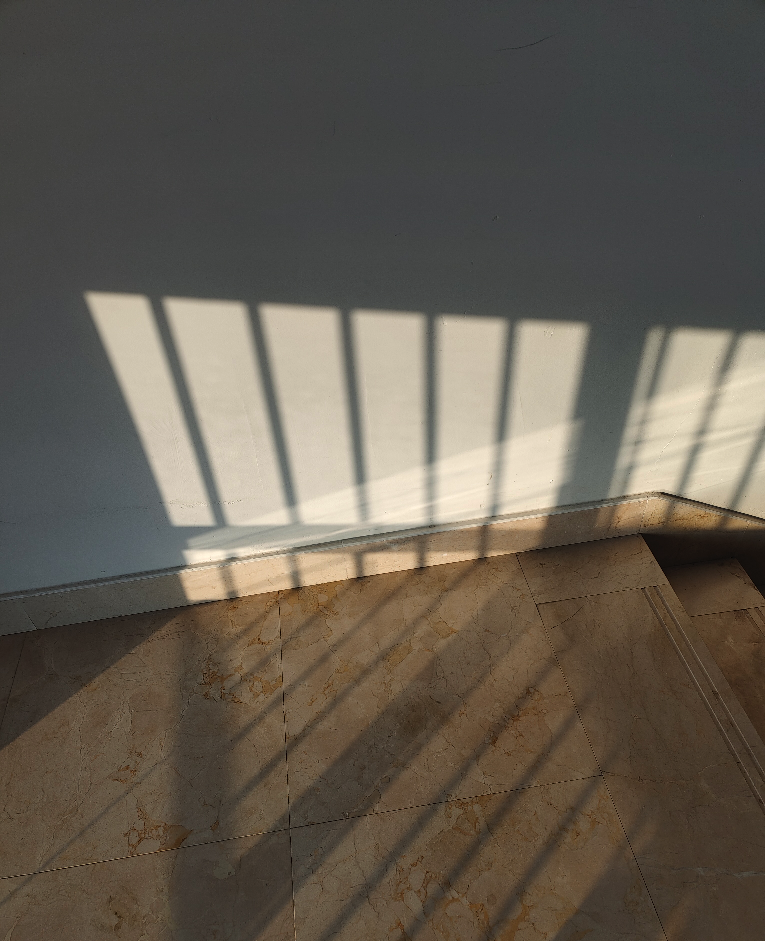
#> input picture hw2/3/25.jpg, 765 x 941 px, found by its file name
$ python '去阴影.py'
#> lines starting #> are read from the running program, lines starting #| are printed output that depends on the picture; after the words box and inside, x2 and y2 are one past the last pixel; in counts of white or black regions, pixels touching at a corner belong together
#> in process_image_file, org_image is the input picture: shape (941, 765, 3); mean B, G, R 80.2, 91.3, 99
import cv2 as cv
import numpy as np
from skimage import measure
from matplotlib import pyplot as plt

from typing import Tuple, List


# Applies median filtering over given point
def median_filter(img: np.ndarray, point: np.ndarray,
                  filter_size: int) -> List:
    indices = [[x, y] for x in range(point[1] - filter_size // 2, point[1] +
                                     filter_size // 2 + 1)
               for y in range(point[0] - filter_size // 2, point[0] +
                              filter_size // 2 + 1)]

    indices = list(
        filter(
            lambda x: not (x[0] < 0 or x[1] < 0 or x[0] >= img.shape[0] or x[1]
                           >= img.shape[1]), indices))

    pixel_values = [0, 0, 0]

    # Find the median of pixel values
    for channel in range(3):
        pixel_values[channel] = list(img[index[0], index[1], channel]
                                     for index in indices)
    pixel_values = list(np.median(pixel_values, axis=1))

    return pixel_values


# Applies median filtering on given contour pixels, the filter size is adjustable
def edge_median_filter(img: np.ndarray,
                       contours_list: tuple,
                       filter_size: int = 7) -> np.ndarray:
    temp_img = np.copy(img)

    for partition in contours_list:
        for point in partition:
            temp_img[point[0][1]][point[0][0]] = median_filter(
                img, point[0], filter_size)

    return cv.cvtColor(temp_img, cv.COLOR_HSV2BGR)


def display_region(org_image: np.ndarray, shadow_clear_image: np.ndarray,
                   label: int, label_region: np.ndarray,
                   contours: tuple) -> None:
    # For debugging, cut the current shadow region from the image
    reverse_mask = cv.cvtColor(cv.bitwise_not(label_region), cv.COLOR_GRAY2BGR)
    img_w_hole = org_image & reverse_mask

    temp_filter = cv.cvtColor(label_region, cv.COLOR_GRAY2BGR)
    cv.drawContours(temp_filter, contours, -1, (255, 0, 0), 3)

    fig, axes = plt.subplots(2, 2)

    ax = axes.ravel()

    plt.title(f"Shadow Region {label}")

    ax[0].imshow(cv.cvtColor(org_image, cv.COLOR_BGR2RGB))
    ax[0].set_title("Original Image")

    ax[1].imshow(cv.cvtColor(temp_filter, cv.COLOR_BGR2RGB))
    ax[1].set_title("Shadow Region")

    ax[2].imshow(cv.cvtColor(img_w_hole, cv.COLOR_BGR2RGB))
    ax[2].set_title("Shadow Region Cut")

    ax[3].imshow(cv.cvtColor(shadow_clear_image, cv.COLOR_BGR2RGB))
    ax[3].set_title("Corrected Image")

    plt.tight_layout()
    plt.show()


# [26 lines left out: function correct_region_lab, not called in this run]


def correct_region_bgr(org_img: np.ndarray, shadow_clear_img: np.ndarray,
                       shadow_indices: np.ndarray,
                       non_shadow_indices: np.ndarray) -> np.ndarray:
    # Calculate average BGR values in current shadow region and non-shadow areas
    shadow_average_bgr = np.mean(org_img[shadow_indices[0],
                                         shadow_indices[1], :],
                                 axis=0)

    # Get the average BGR from border areas
    border_average_bgr = np.mean(org_img[non_shadow_indices[0],
                                         non_shadow_indices[1], :],
                                 axis=0)
    bgr_ratio = border_average_bgr / shadow_average_bgr

    # Adjust BGR
    shadow_clear_img[shadow_indices[0], shadow_indices[1]] = np.uint8(
        shadow_clear_img[shadow_indices[0], shadow_indices[1]] * bgr_ratio)

    return shadow_clear_img


def process_regions(org_image: np.ndarray, mask: np.ndarray,
                    lab_adjustment: bool, shadow_dilation_kernel_size: int,
                    shadow_dilation_iteration: int, shadow_size_threshold: int,
                    verbose: bool) -> np.ndarray:
    lab_img = cv.cvtColor(org_image, cv.COLOR_BGR2LAB)
    shadow_clear_img = np.copy(
        org_image)  # Used for constructing corrected image

    # We need connected components
    # Initialize the labels of the blobs in our binary image
    labels = measure.label(mask)

    non_shadow_kernel_size = (shadow_dilation_kernel_size,
                              shadow_dilation_kernel_size)
    non_shadow_kernel = cv.getStructuringElement(cv.MORPH_ELLIPSE,
                                                 non_shadow_kernel_size)

    CHANNEL_MAX = 255

    # Now, we will iterate over each label's pixels
    for label in np.unique(labels):
        if not label == 0:
            temp_filter = np.zeros(mask.shape, dtype="uint8")
            temp_filter[labels == label] = CHANNEL_MAX

            # Only consider blobs with size above threshold
            if cv.countNonZero(temp_filter) >= shadow_size_threshold:
                shadow_indices = np.where(temp_filter == CHANNEL_MAX)

                non_shadow_temp_filter = cv.dilate(
                    temp_filter,
                    non_shadow_kernel,
                    iterations=shadow_dilation_iteration)

                # Get the new set of indices and remove shadow indices from them
                non_shadow_temp_filter = cv.bitwise_xor(
                    non_shadow_temp_filter, temp_filter)
                non_shadow_indices = np.where(
                    non_shadow_temp_filter == CHANNEL_MAX)

                # Contours are used for extracting the edges of the current shadow region
                contours, hierarchy = cv.findContours(temp_filter,
                                                      cv.RETR_TREE,
                                                      cv.CHAIN_APPROX_SIMPLE)

                if lab_adjustment:
                    shadow_clear_img = correct_region_lab(
                        lab_img, shadow_clear_img, shadow_indices,
                        non_shadow_indices)
                else:
                    shadow_clear_img = correct_region_bgr(
                        org_image, shadow_clear_img, shadow_indices,
                        non_shadow_indices)

                # Then apply median filtering over edges to smooth them
                # At least on the images I tried, this doesn't work as intended.
                # It is possible that this is the result of using a high frequency image only

                # Image is converted to HSV before filtering, as BGR components of the image
                # is more interconnected, therefore filtering each channel independently wouldn't be correct
                shadow_clear_img = edge_median_filter(
                    cv.cvtColor(shadow_clear_img, cv.COLOR_BGR2HSV), contours)
                if verbose:
                    display_region(org_image, shadow_clear_img, label,
                                   temp_filter, contours)

    return shadow_clear_img


def calculate_mask(org_image: np.ndarray,
                   region_adjustment_kernel_size: int) -> np.ndarray:
#> called with region_adjustment_kernel_size = 10
    lab_img = cv.cvtColor(org_image, cv.COLOR_BGR2LAB)
#> lab_img: shape (941, 765, 3); mean of channels 0, 1, 2 98.3, 129.3, 135.5

    # Calculate the mean values of A and B across all pixels
    means = [np.mean(lab_img[:, :, i]) for i in range(3)]
#> means = [98.31, 129.3, 135.5]
    thresholds = [means[i] - (np.std(lab_img[:, :, i]) / 3) for i in range(3)]
#> thresholds = [82.26, 128.4, 133]

    # If mean is below 256 (which is I think the max value for a channel)
    channel_max = 256

    # Apply threshold using only L
    if sum(means[1:]) <= channel_max:
        mask = cv.inRange(lab_img, (0, 0, 0),
                          (thresholds[0], channel_max, channel_max))
    else:  # Else, also consider B channel
        mask = cv.inRange(lab_img, (0, 0, 0),
                          (thresholds[0], channel_max, thresholds[2]))
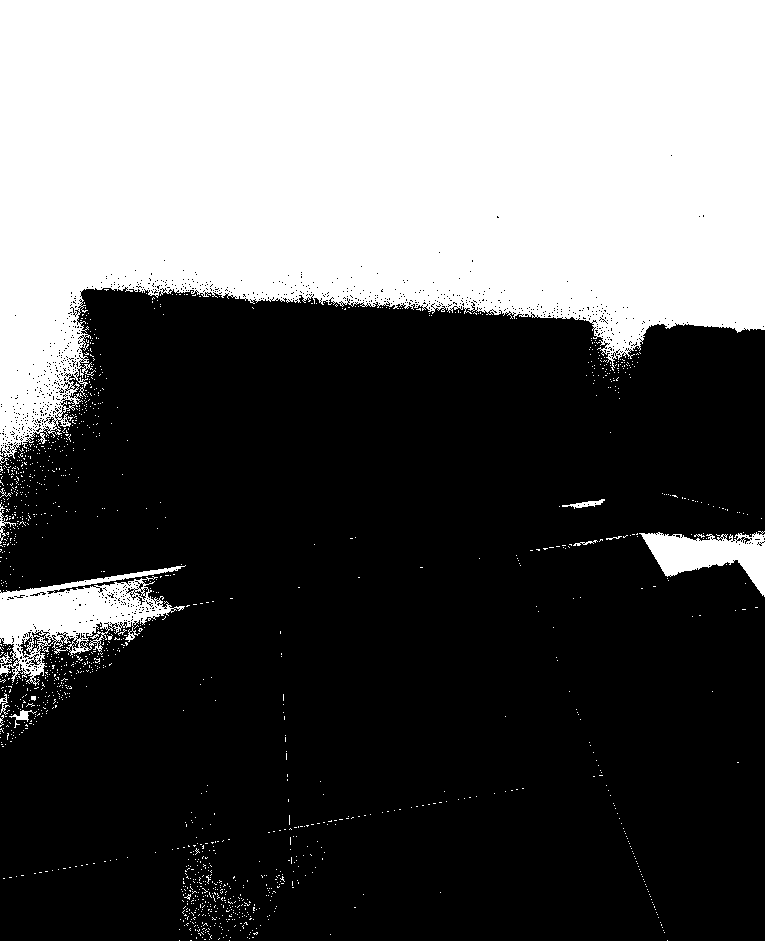
#> mask: shape (941, 765); 36.5% white; 1425 white regions (1412 under 20 px), largest, box (x1, y1, x2, y2) and area: (0, 0, 765, 459) 246579, (0, 565, 186, 686) 8777, (639, 531, 765, 597) 3944

    kernel_size = (region_adjustment_kernel_size,
                   region_adjustment_kernel_size)
    kernel = cv.getStructuringElement(cv.MORPH_ELLIPSE, kernel_size)
    cv.morphologyEx(mask, cv.MORPH_CLOSE, kernel, mask)
    cv.morphologyEx(mask, cv.MORPH_OPEN, kernel, mask)
#> mask: shape (941, 765); 39.1% white; 5 white regions, box (x1, y1, x2, y2) and area: (0, 0, 765, 561) 256585, (0, 572, 173, 748) 16231, (184, 844, 260, 941) 4158, (647, 533, 765, 594) 4152, (219, 934, 232, 941) 78

    return mask


def remove_shadows(org_image: np.ndarray, lab_adjustment: bool,
                   region_adjustment_kernel_size: int,
                   shadow_dilation_iteration: int,
                   shadow_dilation_kernel_size: int,
                   shadow_size_threshold: int,
                   verbose: bool) -> Tuple[np.ndarray, np.ndarray]:
    mask = calculate_mask(org_image, region_adjustment_kernel_size)

    shadow_clear_img = process_regions(org_image, mask, lab_adjustment,
                                       shadow_dilation_kernel_size,
                                       shadow_dilation_iteration,
                                       shadow_size_threshold, verbose)
#> in process_regions, `labels = measure.label(mask)`:
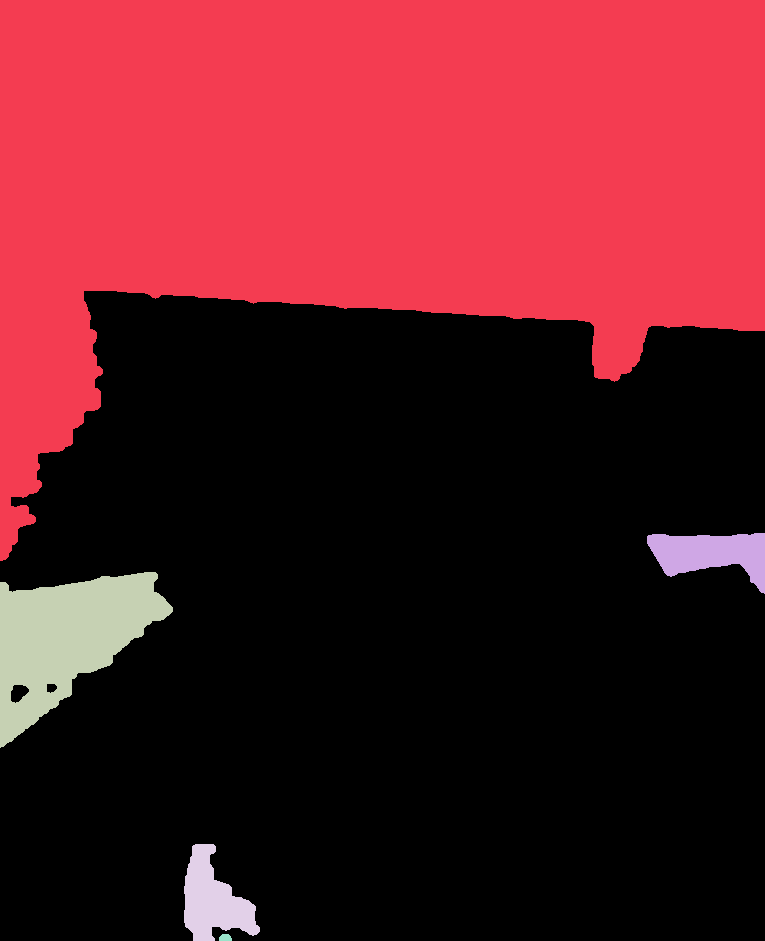
#> labels: shape (941, 765) int64; 6 distinct labels, from 0 to 5; one colour per label, 0 black
#> the loop in process_regions, `for label in np.unique(labels):` made 6 passes
#> pass 2, in process_regions, `shadow_clear_img = correct_region_bgr( org_image, shadow_clear_img, sh..`:
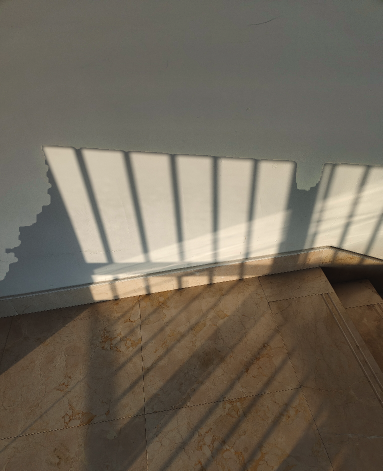
#> shadow_clear_img: shape (941, 765, 3) (shown at 1/2 size); mean B, G, R 90.7, 104.6, 113.3
#> pass 2, in display_region, `reverse_mask = cv.cvtColor(cv.bitwise_not(label_region), cv.COLOR_GRAY..`:
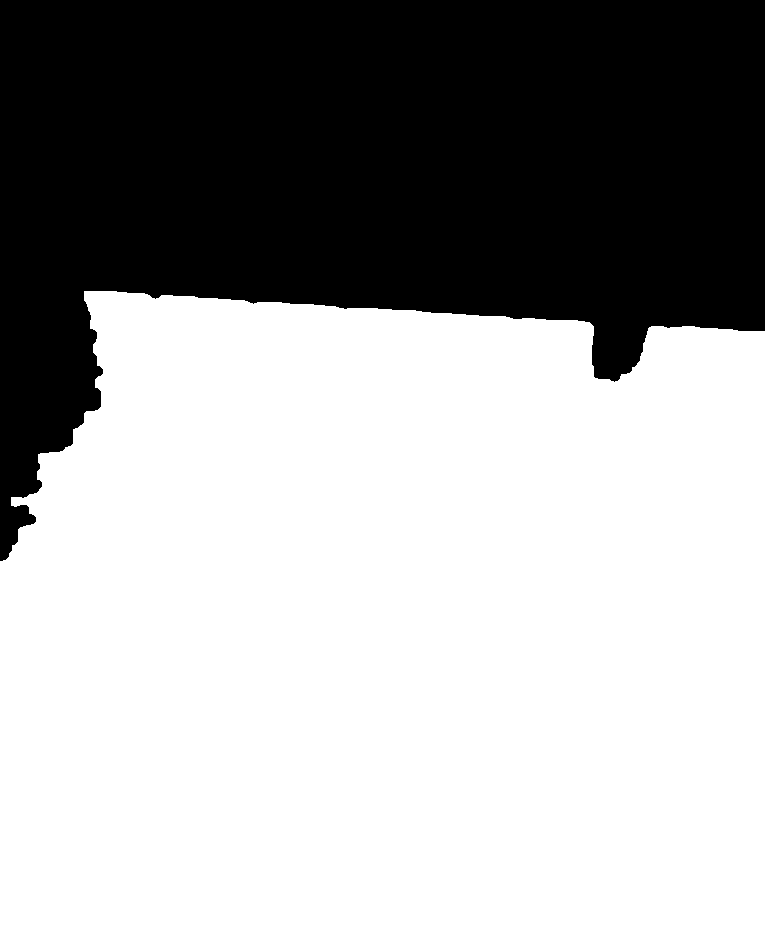
#> reverse_mask: shape (941, 765, 3); 64.4% white; 1 black region, box (x1, y1, x2, y2) and area: (0, 0, 765, 561) 256585
#> after the loop in process_regions, `for label in np.unique(labels):`:
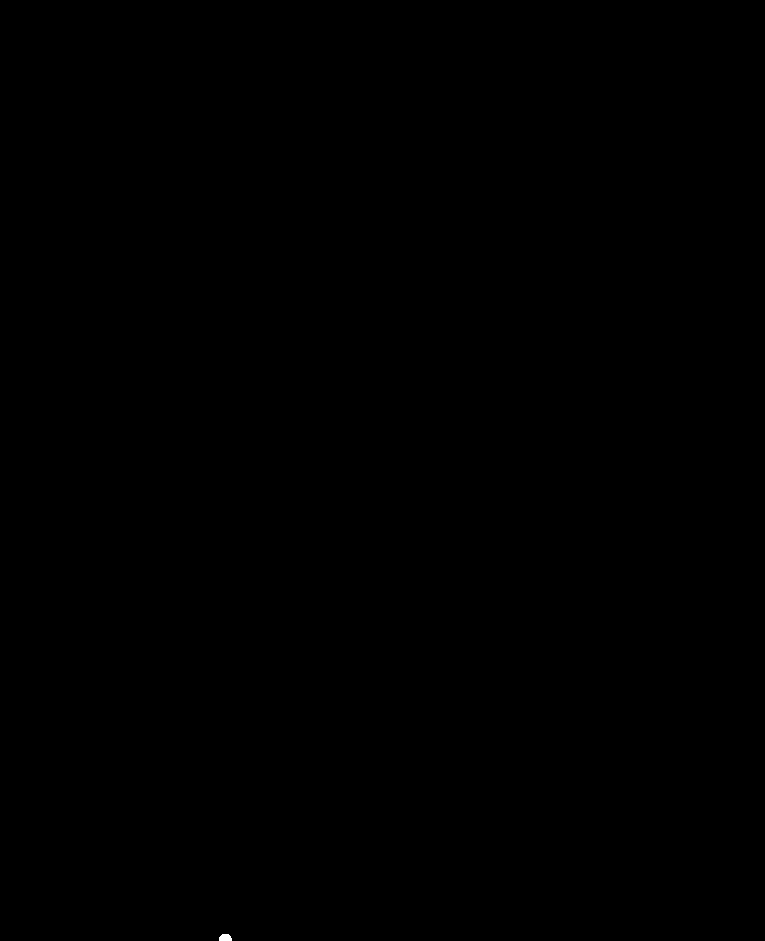
#> temp_filter: shape (941, 765); 0.01% white; 1 white region, box (x1, y1, x2, y2) and area: (219, 934, 232, 941) 78

    mask = cv.cvtColor(mask, cv.COLOR_GRAY2RGB)

    return shadow_clear_img, mask


def process_image_file(
        img_name,
        save=False,
        lab_adjustment=False,
        region_adjustment_kernel_size=10,
        shadow_dilation_kernel_size=5,
        shadow_dilation_iteration=3,
        shadow_size_threshold=2500,
        verbose=False) -> Tuple[np.ndarray, np.ndarray, np.ndarray]:
    org_image = cv.imread(img_name)
    print("Read the image {}".format(img_name))

    shadow_clear, mask = remove_shadows(org_image,
                                        lab_adjustment,
                                        region_adjustment_kernel_size,
                                        shadow_dilation_iteration,
                                        shadow_dilation_kernel_size,
                                        shadow_size_threshold,
                                        verbose=verbose)

    _, axes = plt.subplots(1, 3)
    ax = axes.ravel()

    plt.title("Final Results")

    ax[0].imshow(cv.cvtColor(org_image, cv.COLOR_BGR2RGB))
    ax[0].set_title("Original Image")

    ax[1].imshow(cv.cvtColor(mask, cv.COLOR_BGR2RGB))
    ax[1].set_title("Shadow Regions")

    ax[2].imshow(cv.cvtColor(shadow_clear, cv.COLOR_BGR2RGB))
    ax[2].set_title("Corrected Image")

    plt.tight_layout()
    plt.show()
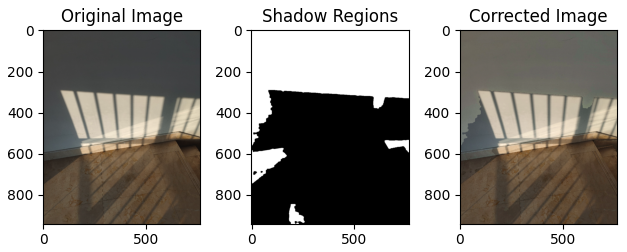
#> figure drawn by matplotlib, 3 panels

    if save:
        f_name = img_name[:img_name.index(".")] + "_shadowClear" + img_name[
            img_name.index("."):]
        cv.imwrite(f_name, shadow_clear)
        print("Saved result as " + f_name)

    return org_image, mask, shadow_clear


image_path = "hw2\\3\\25.jpg"

org_image, mask, image_clear = process_image_file(image_path,
                                                  save=True,
                                                  verbose=True)

$ run again, with hw2/3/26.jpg copied over hw2/3/25.jpg
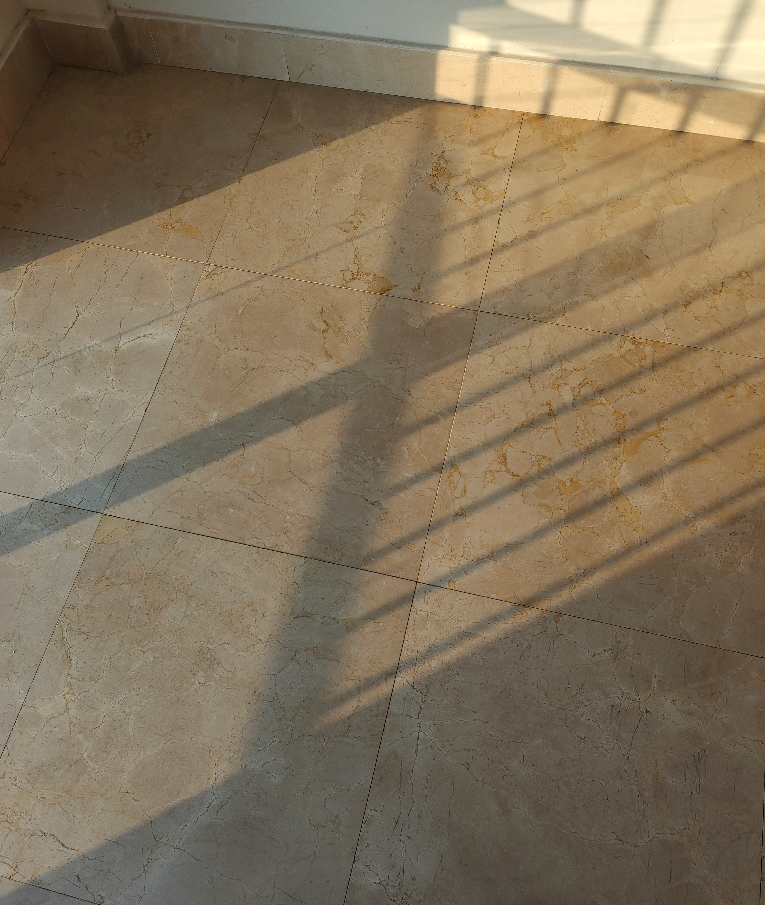
#> input picture hw2/3/26.jpg, 765 x 905 px, found by its file name
#> in process_image_file, org_image is the input picture: shape (905, 765, 3); mean B, G, R 91.4, 115.3, 131.3
#> lab_img: shape (905, 765, 3); mean of channels 0, 1, 2 125.3, 130.5, 143.4
#> means = [125.3, 130.5, 143.4]
#> thresholds = [113.7, 129.6, 140.9]
#> in process_regions, `labels = measure.label(mask)`:
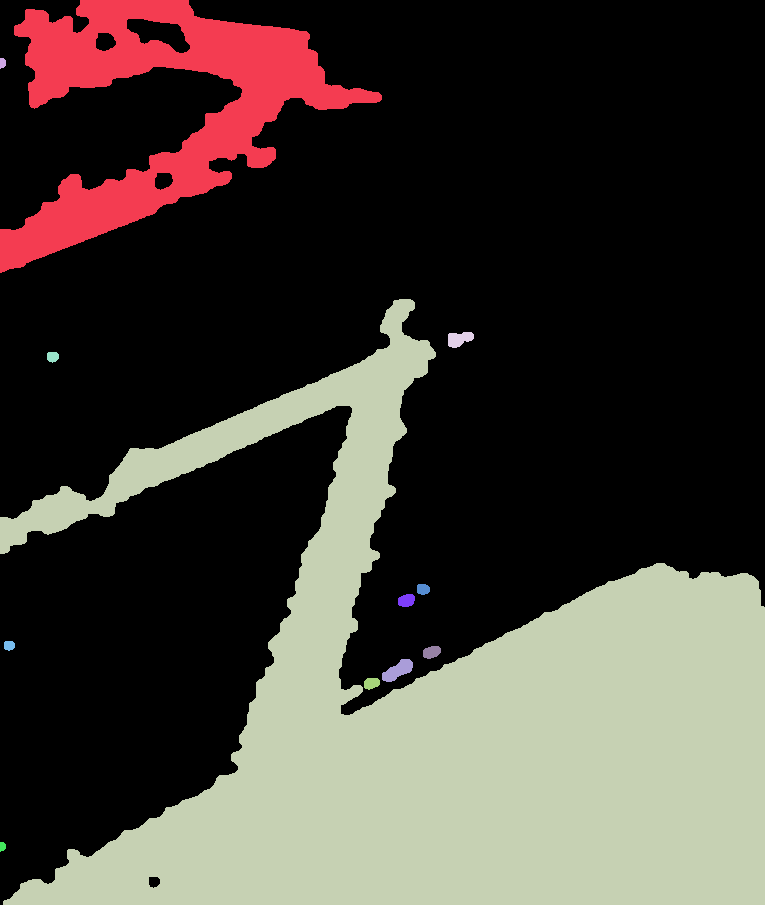
#> labels: shape (905, 765) int64; 13 distinct labels, from 0 to 12; one colour per label, 0 black
#> the loop in process_regions, `for label in np.unique(labels):` made 13 passes
#> in process_image_file, `plt.show()`:
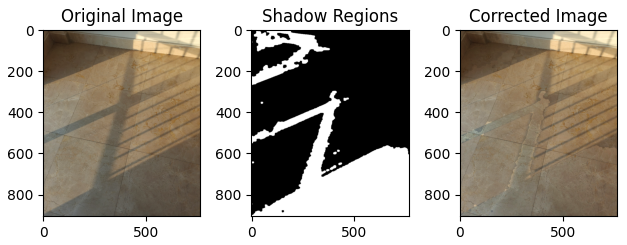
#> figure drawn by matplotlib, 3 panels
